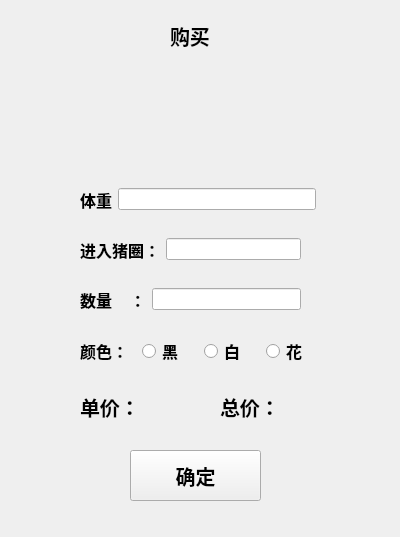
<?xml version="1.0" encoding="UTF-8"?>
<ui version="4.0">
 <class>Buy</class>
 <widget class="QWidget" name="Buy">
  <property name="geometry">
   <rect>
    <x>0</x>
    <y>0</y>
    <width>400</width>
    <height>537</height>
   </rect>
  </property>
  <property name="windowTitle">
   <string>Form</string>
  </property>
  <widget class="QPushButton" name="pushButton">
   <property name="geometry">
    <rect>
     <x>130</x>
     <y>450</y>
     <width>131</width>
     <height>51</height>
    </rect>
   </property>
   <property name="font">
    <font>
     <pointsize>15</pointsize>
     <weight>75</weight>
     <bold>true</bold>
    </font>
   </property>
   <property name="text">
    <string>确定</string>
   </property>
  </widget>
  <widget class="QWidget" name="widget_2" native="true">
   <property name="geometry">
    <rect>
     <x>80</x>
     <y>180</y>
     <width>236</width>
     <height>39</height>
    </rect>
   </property>
   <layout class="QHBoxLayout" name="horizontalLayout_2">
    <item>
     <widget class="QLabel" name="label">
      <property name="font">
       <font>
        <pointsize>12</pointsize>
        <weight>75</weight>
        <bold>true</bold>
       </font>
      </property>
      <property name="text">
       <string>体重</string>
      </property>
     </widget>
    </item>
    <item>
     <widget class="QLineEdit" name="lineEdit"/>
    </item>
   </layout>
  </widget>
  <widget class="QWidget" name="widget" native="true">
   <property name="geometry">
    <rect>
     <x>80</x>
     <y>330</y>
     <width>242</width>
     <height>42</height>
    </rect>
   </property>
   <layout class="QHBoxLayout" name="horizontalLayout">
    <item>
     <widget class="QLabel" name="label_2">
      <property name="font">
       <font>
        <pointsize>12</pointsize>
        <weight>75</weight>
        <bold>true</bold>
       </font>
      </property>
      <property name="text">
       <string>颜色：</string>
      </property>
     </widget>
    </item>
    <item>
     <widget class="QRadioButton" name="radioButton">
      <property name="font">
       <font>
        <pointsize>12</pointsize>
        <weight>75</weight>
        <bold>true</bold>
       </font>
      </property>
      <property name="text">
       <string>黑</string>
      </property>
     </widget>
    </item>
    <item>
     <widget class="QRadioButton" name="radioButton_2">
      <property name="font">
       <font>
        <pointsize>12</pointsize>
        <weight>75</weight>
        <bold>true</bold>
       </font>
      </property>
      <property name="text">
       <string>白</string>
      </property>
     </widget>
    </item>
    <item>
     <widget class="QRadioButton" name="radioButton_3">
      <property name="font">
       <font>
        <pointsize>12</pointsize>
        <weight>75</weight>
        <bold>true</bold>
       </font>
      </property>
      <property name="text">
       <string>花</string>
      </property>
     </widget>
    </item>
   </layout>
  </widget>
  <widget class="QLabel" name="label_3">
   <property name="geometry">
    <rect>
     <x>170</x>
     <y>20</y>
     <width>91</width>
     <height>31</height>
    </rect>
   </property>
   <property name="font">
    <font>
     <pointsize>15</pointsize>
     <weight>75</weight>
     <bold>true</bold>
    </font>
   </property>
   <property name="text">
    <string>购买</string>
   </property>
  </widget>
  <widget class="QLabel" name="label_4">
   <property name="geometry">
    <rect>
     <x>100</x>
     <y>60</y>
     <width>201</width>
     <height>121</height>
    </rect>
   </property>
   <property name="text">
    <string/>
   </property>
   <property name="pixmap">
    <pixmap resource="res.qrc">:/sourcefile/pig.png</pixmap>
   </property>
  </widget>
  <widget class="QLabel" name="label_5">
   <property name="geometry">
    <rect>
     <x>0</x>
     <y>0</y>
     <width>401</width>
     <height>561</height>
    </rect>
   </property>
   <property name="text">
    <string/>
   </property>
   <property name="pixmap">
    <pixmap resource="res.qrc">:/sourcefile/back.jpg</pixmap>
   </property>
  </widget>
  <widget class="QWidget" name="single_value" native="true">
   <property name="geometry">
    <rect>
     <x>80</x>
     <y>380</y>
     <width>132</width>
     <height>53</height>
    </rect>
   </property>
   <layout class="QHBoxLayout" name="horizontalLayout_3">
    <item>
     <widget class="QLabel" name="label_6">
      <property name="font">
       <font>
        <pointsize>15</pointsize>
        <weight>75</weight>
        <bold>true</bold>
       </font>
      </property>
      <property name="text">
       <string>单价：</string>
      </property>
     </widget>
    </item>
    <item>
     <widget class="QLabel" name="label_7">
      <property name="font">
       <font>
        <family>Comic Sans MS</family>
        <pointsize>15</pointsize>
        <weight>75</weight>
        <bold>true</bold>
       </font>
      </property>
      <property name="text">
       <string/>
      </property>
     </widget>
    </item>
   </layout>
  </widget>
  <widget class="QWidget" name="widget_4" native="true">
   <property name="geometry">
    <rect>
     <x>220</x>
     <y>380</y>
     <width>181</width>
     <height>53</height>
    </rect>
   </property>
   <layout class="QHBoxLayout" name="horizontalLayout_4">
    <item>
     <widget class="QLabel" name="label_8">
      <property name="font">
       <font>
        <pointsize>15</pointsize>
        <weight>75</weight>
        <bold>true</bold>
       </font>
      </property>
      <property name="text">
       <string>总价：</string>
      </property>
     </widget>
    </item>
    <item>
     <widget class="QLabel" name="label_9">
      <property name="font">
       <font>
        <family>Comic Sans MS</family>
        <pointsize>15</pointsize>
        <weight>75</weight>
        <bold>true</bold>
       </font>
      </property>
      <property name="text">
       <string/>
      </property>
     </widget>
    </item>
   </layout>
  </widget>
  <widget class="QWidget" name="widget_3" native="true">
   <property name="geometry">
    <rect>
     <x>80</x>
     <y>230</y>
     <width>221</width>
     <height>39</height>
    </rect>
   </property>
   <layout class="QHBoxLayout" name="horizontalLayout_5">
    <item>
     <widget class="QLabel" name="label_10">
      <property name="font">
       <font>
        <pointsize>12</pointsize>
        <weight>75</weight>
        <bold>true</bold>
       </font>
      </property>
      <property name="text">
       <string>进入猪圈：</string>
      </property>
     </widget>
    </item>
    <item>
     <widget class="QLineEdit" name="lineEdit_2"/>
    </item>
   </layout>
  </widget>
  <widget class="QWidget" name="widget_5" native="true">
   <property name="geometry">
    <rect>
     <x>80</x>
     <y>280</y>
     <width>221</width>
     <height>39</height>
    </rect>
   </property>
   <layout class="QHBoxLayout" name="horizontalLayout_6">
    <item>
     <widget class="QLabel" name="label_11">
      <property name="font">
       <font>
        <pointsize>12</pointsize>
        <weight>75</weight>
        <bold>true</bold>
       </font>
      </property>
      <property name="text">
       <string>数量    ：</string>
      </property>
     </widget>
    </item>
    <item>
     <widget class="QLineEdit" name="lineEdit_3"/>
    </item>
   </layout>
  </widget>
  <zorder>label_5</zorder>
  <zorder>pushButton</zorder>
  <zorder>widget_2</zorder>
  <zorder>widget</zorder>
  <zorder>label_3</zorder>
  <zorder>label_4</zorder>
  <zorder>single_value</zorder>
  <zorder>widget_4</zorder>
  <zorder>widget_3</zorder>
  <zorder>widget_5</zorder>
 </widget>
 <resources>
  <include location="res.qrc"/>
 </resources>
 <connections/>
</ui>
